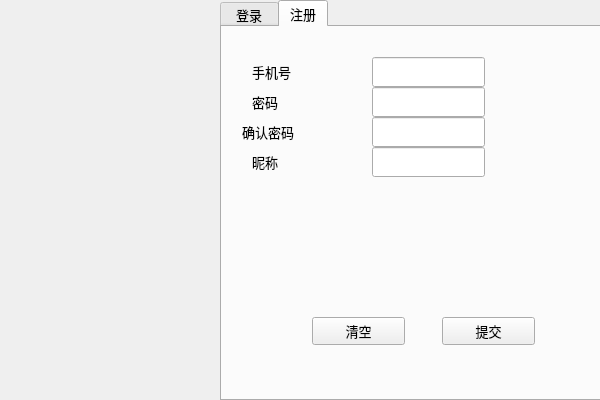
<?xml version="1.0" encoding="UTF-8"?>
<ui version="4.0">
 <class>LogininDialog</class>
 <widget class="QDialog" name="LogininDialog">
  <property name="geometry">
   <rect>
    <x>0</x>
    <y>0</y>
    <width>600</width>
    <height>400</height>
   </rect>
  </property>
  <property name="minimumSize">
   <size>
    <width>600</width>
    <height>400</height>
   </size>
  </property>
  <property name="maximumSize">
   <size>
    <width>600</width>
    <height>400</height>
   </size>
  </property>
  <property name="windowTitle">
   <string>Dialog</string>
  </property>
  <widget class="QTabWidget" name="tw_page">
   <property name="geometry">
    <rect>
     <x>220</x>
     <y>0</y>
     <width>381</width>
     <height>401</height>
    </rect>
   </property>
   <property name="font">
    <font>
     <pointsize>10</pointsize>
    </font>
   </property>
   <property name="currentIndex">
    <number>1</number>
   </property>
   <widget class="QWidget" name="page_1">
    <attribute name="title">
     <string> 登录 </string>
    </attribute>
    <widget class="QPushButton" name="pb_clear">
     <property name="geometry">
      <rect>
       <x>90</x>
       <y>290</y>
       <width>93</width>
       <height>28</height>
      </rect>
     </property>
     <property name="text">
      <string>清空</string>
     </property>
    </widget>
    <widget class="QPushButton" name="pb_commit">
     <property name="geometry">
      <rect>
       <x>220</x>
       <y>290</y>
       <width>93</width>
       <height>28</height>
      </rect>
     </property>
     <property name="text">
      <string>提交</string>
     </property>
    </widget>
    <widget class="QLabel" name="lb_tel">
     <property name="geometry">
      <rect>
       <x>60</x>
       <y>70</y>
       <width>72</width>
       <height>30</height>
      </rect>
     </property>
     <property name="text">
      <string>手机号</string>
     </property>
    </widget>
    <widget class="QLabel" name="lb_password">
     <property name="geometry">
      <rect>
       <x>60</x>
       <y>150</y>
       <width>72</width>
       <height>30</height>
      </rect>
     </property>
     <property name="text">
      <string>密码</string>
     </property>
    </widget>
    <widget class="QLineEdit" name="le_tel">
     <property name="geometry">
      <rect>
       <x>170</x>
       <y>70</y>
       <width>113</width>
       <height>30</height>
      </rect>
     </property>
    </widget>
    <widget class="QLineEdit" name="le_password">
     <property name="geometry">
      <rect>
       <x>170</x>
       <y>150</y>
       <width>113</width>
       <height>30</height>
      </rect>
     </property>
     <property name="text">
      <string/>
     </property>
     <property name="clearButtonEnabled">
      <bool>true</bool>
     </property>
    </widget>
   </widget>
   <widget class="QWidget" name="page_2">
    <attribute name="title">
     <string>注册</string>
    </attribute>
    <widget class="QPushButton" name="pb_clear_register">
     <property name="geometry">
      <rect>
       <x>90</x>
       <y>290</y>
       <width>93</width>
       <height>28</height>
      </rect>
     </property>
     <property name="text">
      <string>清空</string>
     </property>
    </widget>
    <widget class="QPushButton" name="pb_commit_register">
     <property name="geometry">
      <rect>
       <x>220</x>
       <y>290</y>
       <width>93</width>
       <height>28</height>
      </rect>
     </property>
     <property name="text">
      <string>提交</string>
     </property>
    </widget>
    <widget class="QLabel" name="lb_tel_register">
     <property name="geometry">
      <rect>
       <x>30</x>
       <y>30</y>
       <width>72</width>
       <height>30</height>
      </rect>
     </property>
     <property name="text">
      <string>手机号</string>
     </property>
    </widget>
    <widget class="QLabel" name="lb_password_register">
     <property name="geometry">
      <rect>
       <x>30</x>
       <y>60</y>
       <width>72</width>
       <height>30</height>
      </rect>
     </property>
     <property name="text">
      <string>密码</string>
     </property>
    </widget>
    <widget class="QLineEdit" name="le_tel_register">
     <property name="geometry">
      <rect>
       <x>150</x>
       <y>30</y>
       <width>113</width>
       <height>30</height>
      </rect>
     </property>
     <property name="toolTip">
      <string>&lt;html&gt;&lt;head/&gt;&lt;body&gt;&lt;p&gt;输入8-11位手机号&lt;/p&gt;&lt;/body&gt;&lt;/html&gt;</string>
     </property>
    </widget>
    <widget class="QLineEdit" name="le_password_register">
     <property name="geometry">
      <rect>
       <x>150</x>
       <y>60</y>
       <width>113</width>
       <height>30</height>
      </rect>
     </property>
     <property name="toolTip">
      <string>&lt;html&gt;&lt;head/&gt;&lt;body&gt;&lt;p&gt;输入20以位密码&lt;/p&gt;&lt;/body&gt;&lt;/html&gt;</string>
     </property>
    </widget>
    <widget class="QLabel" name="lb_confirm_register">
     <property name="geometry">
      <rect>
       <x>20</x>
       <y>90</y>
       <width>72</width>
       <height>30</height>
      </rect>
     </property>
     <property name="text">
      <string>确认密码</string>
     </property>
    </widget>
    <widget class="QLineEdit" name="le_confirm_register">
     <property name="geometry">
      <rect>
       <x>150</x>
       <y>90</y>
       <width>113</width>
       <height>30</height>
      </rect>
     </property>
    </widget>
    <widget class="QLabel" name="lb_name_register">
     <property name="geometry">
      <rect>
       <x>30</x>
       <y>120</y>
       <width>72</width>
       <height>30</height>
      </rect>
     </property>
     <property name="text">
      <string>昵称</string>
     </property>
    </widget>
    <widget class="QLineEdit" name="le_name_register">
     <property name="geometry">
      <rect>
       <x>150</x>
       <y>120</y>
       <width>113</width>
       <height>30</height>
      </rect>
     </property>
     <property name="toolTip">
      <string>&lt;html&gt;&lt;head/&gt;&lt;body&gt;&lt;p&gt;输入10字以内昵称&lt;/p&gt;&lt;/body&gt;&lt;/html&gt;</string>
     </property>
    </widget>
   </widget>
  </widget>
  <widget class="QLabel" name="lb_icon">
   <property name="geometry">
    <rect>
     <x>0</x>
     <y>0</y>
     <width>220</width>
     <height>400</height>
    </rect>
   </property>
   <property name="text">
    <string/>
   </property>
   <property name="pixmap">
    <pixmap resource="resource.qrc">:/images/register.png</pixmap>
   </property>
   <property name="scaledContents">
    <bool>true</bool>
   </property>
  </widget>
 </widget>
 <tabstops>
  <tabstop>le_tel_register</tabstop>
  <tabstop>le_password_register</tabstop>
  <tabstop>le_confirm_register</tabstop>
  <tabstop>le_name_register</tabstop>
  <tabstop>pb_clear_register</tabstop>
  <tabstop>pb_commit_register</tabstop>
  <tabstop>tw_page</tabstop>
  <tabstop>le_tel</tabstop>
  <tabstop>le_password</tabstop>
  <tabstop>pb_clear</tabstop>
  <tabstop>pb_commit</tabstop>
 </tabstops>
 <resources>
  <include location="resource.qrc"/>
 </resources>
 <connections/>
</ui>
